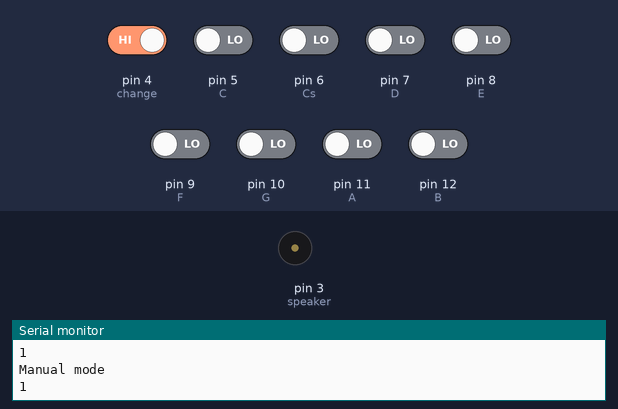
Bench run of a sketch on a simulated Arduino Uno, built with avr-gcc and run on an emulated ATmega328P. On the bench: buzzer (waves = sounding), the last lines printed to the serial monitor. The test bench sets the inputs (shaded band); at power-on: pin 4 (change) HIGH, pin 5 (C), pin 6 (Cs), pin 7 (D), pin 8 (E), pin 9 (F), pin 10 (G), pin 11 (A), pin 12 (B) LOW.

Above: at 1.2 s.
1.3 s: pin 4 (change) driven LOW
At 3.6 s:
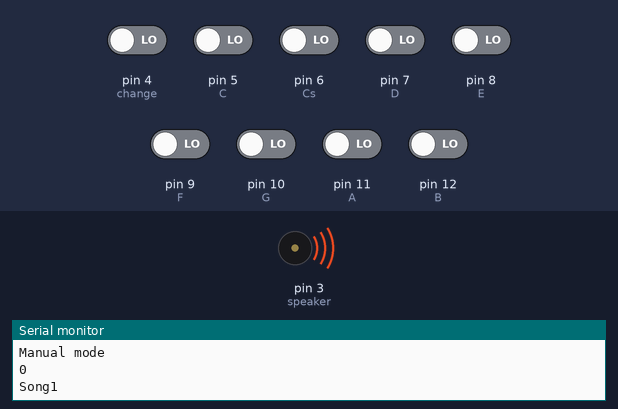
Timing chart, 0 to 10.3 s (numbered marks = the images above; inputs shaded):
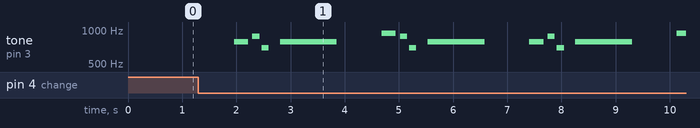

The sketch:

Piano.ino
```cpp
int C = 5;
int Cs = 6;
int D = 7;
int E = 8;
int F = 9;
int G = 10;
int A = 11;
int B = 12;
int change = 4;
int speaker = 3;
int buttonstate = 0;
int toggle = 0;
int shite = 0;

int buttonstate_C = 0;
int buttonstate_Cs = 0;
int buttonstate_D = 0;
int buttonstate_E = 0;
int buttonstate_F = 0;
int buttonstate_G = 0;
int buttonstate_A = 0;
int buttonstate_B = 0;
int buttonstate_change = 0;

int melody1[] = {0, 784, 880, 698, 0, 784, 0, 0, 932, 880, 698, 0, 784, 0, 0, 784, 880, 698, 0, 784, 0, 0, 932, 880, 698, 0, 784, 0, 0, 784, 880, 698, 0, 784, 0, 0, 932, 880, 698, 0, 784, 0, 0, 784, 880, 698, 0, 784, 0, 0, 932, 880, 698, 0, 784, 0};
int noteDurations1[] = {8, 8, 16, 16, 16, 2, 16, 8, 8, 16, 16, 16, 2, 16, 8, 8, 16, 16, 16, 2, 16, 8, 8, 16, 16, 16, 2, 16, 8, 8, 16, 16, 16, 2, 16, 8, 8, 16, 16, 16, 2, 16, 8, 8, 16, 16, 16, 2, 16, 8, 8, 16, 16, 16, 2, 16};

int melody2[] = {493, 493, 493, 493, 493, 0, 0, 587,493, 493, 493, 493, 493, 0, 0, 587,493, 493, 493, 493, 493, 0, 0, 587,493, 493, 493, 493, 493, 0, 0, 587,493, 493, 493, 493, 493, 0, 493, 493, 493, 493, 493, 0, 493, 493, 493, 493, 493, 0, 493, 493, 493, 493, 493, 0,493, 493, 493, 493, 493,493, 493, 493, 493, 493,493, 493, 493, 493, 493,493, 493, 493, 493, 493,493, 493, 493, 493,493, 493, 493, 493,493, 493, 493, 493,493, 493, 493, 493,493, 493, 493, 493,493, 493, 493, 493,493, 493, 493, 493,493, 493, 493, 493};
int noteDurations2[] = {16,16,16,16,4,1,4,4,16,16,16,16,4,1,4,4,16,16,16,16,4,1,4,4,16,16,16,16,4,1,4,4,16,16,16,16,4,2,16,16,16,16,4,2,16,16,16,16,4,2,16,16,16,16,4,2,16,16,16,16,4,16,16,16,16,4,16,16,16,16,4,16,16,16,16,4,16,16,16,16,16,16,16,16,16,16,16,16,16,16,16,16,16,16,16,16,16,16,16,16,16,16,16,16,16,16,16,16};

int melody3[]= {493,493,493,493,493,493,493,493,493,493,493,493,659,659,659,659,659,659,659,587,587,587,587,587,587,587,440,493,493,493,493,493,493,493,493,493,493,493,493,659,659,493,493,493,493,493,493,493,493,493,493,493,493,659,659,659,493,493,493,493,493,493,493,493,493,493,493,493,659,659};
int noteDurations3[] = {16,16,16,16,8,16,16,16,16,16,16,8,16,16,16,16,16,16,8,16,16,16,16,16,16,8,8,16,16,16,16,8,16,16,16,16,16,16,8,16,16,16,16,16,16,8,16,16,16,16,16,16,8,16,16,1616,16,16,16,8,16,16,16,16,16,16,8,16,16};

int tones[] = { 1915, 1700, 1519, 1432, 1275, 1136, 1014, 956 };

void setup() {
  pinMode(C, INPUT);
  pinMode(D, INPUT);
  pinMode(E, INPUT);
  pinMode(F, INPUT);
  pinMode(G, INPUT);
  pinMode(A, INPUT);
  pinMode(B, INPUT);
  pinMode(Cs, INPUT);
  pinMode(change, INPUT);
  pinMode(speaker, OUTPUT);
  Serial.begin(9600);

}

void loop() {
  buttonstate = digitalRead(change);
  buttonstate_C = digitalRead(C);
  buttonstate_Cs = digitalRead(Cs);
  buttonstate_D = digitalRead(D);
  buttonstate_E = digitalRead(E);
  buttonstate_F = digitalRead(F);
  buttonstate_G = digitalRead(G);
  buttonstate_A = digitalRead(A);
  buttonstate_B = digitalRead(B);
  Serial.println(digitalRead(change));
  if (buttonstate == LOW)
  {
    delay(300);
    toggle = toggle + 1;
    shite = 1;
  }
  if (toggle > 6)
  {
    delay(150);
    toggle = 0;
  }
  else {
  }
  switch (toggle)
  {
    case 0:    // manual mode
      { Serial.println("Manual mode");
        if (buttonstate_C == HIGH)     // Ab
        {
          tone(speaker, 415);
        }

        else if (buttonstate_Cs == HIGH)   // Bb
        {
          tone(speaker, 466);
        }

        else if (buttonstate_D == HIGH)   // C
        {
          tone(speaker, 523);
        }

        else if (buttonstate_E == HIGH)   // Db
        {
          tone(speaker, 554);
        }

        else if (buttonstate_F == HIGH)   // Eb
        {
          tone(speaker, 622);
        }

        else if (buttonstate_G == HIGH)   // F
        {
          tone(speaker, 698);
        }

        else if (buttonstate_A == HIGH)   // G
        {
          tone(speaker, 784);
        }

        else if (buttonstate_B == HIGH)           // Ab
        {
          tone(speaker, 831);
        }

        else {
          noTone(speaker);

        }
      }
      break;
    case 1: //song1
      {
        if (shite == 1)
        {
          Serial.println("Song1");
          for (int thisNote = 0; thisNote < 28; thisNote++)
          {
            int noteDuration = 2100 / noteDurations1[thisNote];
            tone(speaker, melody1[thisNote], noteDuration);
            int pauseBetweenNotes = noteDuration * 1.30;
            delay(pauseBetweenNotes);
            noTone(speaker);
          }
          shite = 0;
        }        if (buttonstate_C == HIGH)
        {
          shite = 1;
        }
      }
      break;

    case 2: //song2
    {
     if (shite == 1)
      {
        Serial.println("Song2");
   for (int thisNote = 0; thisNote < 108; thisNote++)
          {
            int noteDuration = 1400 / noteDurations2[thisNote];
            tone(speaker, melody2[thisNote], noteDuration);
            int pauseBetweenNotes = noteDuration * 1.30;
            delay(pauseBetweenNotes);
            noTone(speaker);
          }
        shite = 0;
      }
      if (buttonstate_C == HIGH)
      {
        shite=1;
      }
    }
      break;

    case 3:
     {
     if (shite == 1)
      {
        Serial.println("Song3");
         for (int thisNote = 0; thisNote < 55; thisNote++)
          {
            int noteDuration = 1400 / noteDurations3[thisNote];
            tone(speaker, melody3[thisNote], noteDuration);
            int pauseBetweenNotes = noteDuration * 1.30;
            delay(pauseBetweenNotes);
            noTone(speaker);
          }
        shite = 0;
      }
      if (buttonstate_C == HIGH)
      {
        shite=1;
      }
    }
      break;
  }
}
```

Measured:
- after the input at 1.3 s, tone on pin 3 (speaker): plays 784 Hz for 0.26 s, 880 Hz for 0.13 s, 698 Hz for 0.13 s, 784 Hz for 1.1 s, 932 Hz for 0.26 s, 880 Hz for 0.13 s … (13 notes in this stretch), starting after 0.66 s
